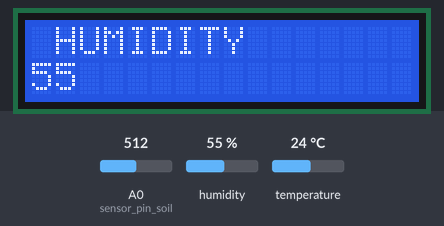
Recording of a sketch running on a simulated Arduino Uno, built with avr-gcc and run on an emulated ATmega328P. Parts: 16×2 character LCD. The test bench sets the inputs (shaded band); at power-on: temperature 24 °C, A0 (sensor_pin_soil) = 512, humidity 55 %. The modem accepts every AT command (registered, SIM ready, sends succeed) and sends nothing else; what the sketch prints to the serial monitor is not drawn.

Above: at 11.2 s.
At 20.5 s:
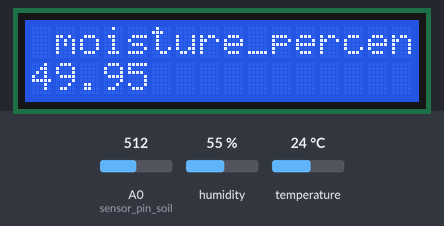
20.6 s: temperature set to 12 °C
At 27.8 s:
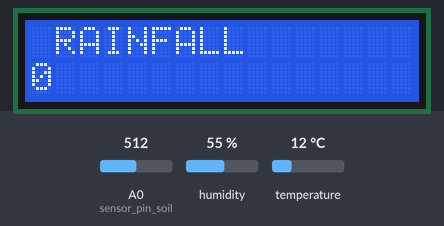
At 38.8 s:
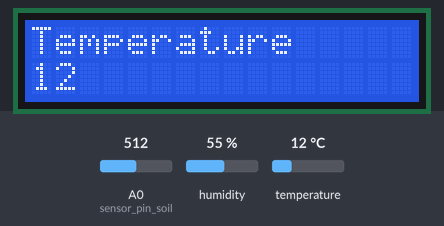
Timing chart, 0 to 40.3 s (numbered marks = the images above; inputs shaded):
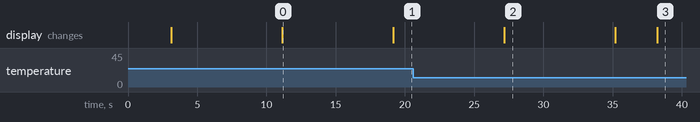

Measured:
- what the display in image 0 shows lasts 8.1 s, from 11.1 s to 19.2 s

The sketch:

main.ino
```cpp
#include <SoftwareSerial.h>
#include <DHT.h>
#include<Wire.h>
#include<LiquidCrystal_I2C.h>
LiquidCrystal_I2C lcd(0x27, 16, 2);

String apiKey = "  ";    // 2737PEGIY2F9413T Edit this CHANNEL API key according to your Account
String Host_Name = "  ";            // Edit Host_Name
String Password = "   ";          // Edit Password

SoftwareSerial ser(3, 2);              // RX, TX
//int i=1;
DHT dht(5, DHT22);              // Initialising Pin and Type of DHT

int sensor_pin_soil = A0;
float moisture_percent_soil;
int sensor_analog;

const byte interruptPin = 13;
volatile boolean checkInterrupt = false;
int numberOfInterrupts = 0;

unsigned long debounceTime = 1000;
unsigned long lastDebounce=0;

void setup()
{
  Serial.begin(115200);                  // enable software serial
  ser.begin(115200);                     // reset ESP8266
  ser.println("AT+RST");               // Resetting ESP8266
  dht.begin();                        // Enabling DHT11
  pinMode(interruptPin, INPUT_PULLUP);
  attachInterrupt(digitalPinToInterrupt(interruptPin), handleInterrupt, FALLING);

lcd.init();//Initializing display
lcd.backlight();

  String cmd1 = "AT+CWMODE";
         cmd1+= "=";
         cmd1+= "3";
  ser.println(cmd1);
  Serial.println(cmd1);

  char inv ='"';
  String cmd = "AT+CWJAP";
       cmd+= "=";
       cmd+= inv;
       cmd+= Host_Name;
       cmd+= inv;
       cmd+= ",";
       cmd+= inv;
       cmd+= Password;
       cmd+= inv;

ser.println(cmd);                    // Connecting ESP8266 to your WiFi Router
Serial.println(cmd);
}

void handleInterrupt() {
  checkInterrupt= true;
}

// the loop

void loop()
{
  int humidity =  dht.readHumidity();             // Reading Humidity Value
  int temperature = dht.readTemperature();        // Reading Temperature Value

  sensor_analog = analogRead(sensor_pin_soil);
  moisture_percent_soil = ( 100 - ( (sensor_analog/1023.00) * 100 ) );
  Serial.print("Moisture Percentage of soil = ");
  Serial.print(moisture_percent_soil);
  Serial.print("%\n\n");
  delay(1000);

  if(checkInterrupt == true && ( (millis() - lastDebounce)  > debounceTime )){

      lastDebounce = millis();
      checkInterrupt = false;
      numberOfInterrupts++;

      Serial.print("Rain detected ");
      Serial.println(numberOfInterrupts);

  }else checkInterrupt = false;

  String state1=String(humidity);                 // Converting them to string
  String state2=String(temperature);              // as to send it through URL
  String state3=String(moisture_percent_soil);
  String state4=String(numberOfInterrupts);

  String cmd = "AT+CIPSTART=\"TCP\",\"";          // Establishing TCP connection
  cmd += "184.106.153.149";                       // api.thingspeak.com
  cmd += "\",80";                                 // port 80

  ser.println(cmd);
  Serial.println(cmd);

 if(ser.find("Error"))
 {
    Serial.println("AT+CIPSTART error");
    return;
 }
String getStr = "GET /update?api_key=";         // prepare GET string
  getStr += apiKey;
  getStr +="&field1=";
  getStr += String(state1);                       // Humidity Data
  getStr +="&field2=";
  getStr += String(state2);                       // Temperature Data
  getStr +="&field3=";
  getStr += String(state3);
  getStr +="&field4=";
  getStr += String(state4);
  getStr += "\r\n\r\n";

  cmd = "AT+CIPSEND=";
  cmd += String(getStr.length());                // Total Length of data

  ser.println(cmd);
  Serial.println(cmd);

  if(ser.find(">"))
  {
    ser.print(getStr);
    Serial.print(getStr);
  }
  else
  {
    ser.println("AT+CIPCLOSE");                  // closing connection
    Serial.println("AT+CIPCLOSE");
  }

 delay(1000);                                  // Update after every 15 seconds

lcd.setCursor(0,0);
lcd.print("Temperature");
lcd.setCursor(0,1);  //Defining positon to write from second row,first column .
lcd.print(temperature);
delay(8000);

lcd.clear();//Clean the screen
lcd.setCursor(0,0);
lcd.print(" HUMIDITY ");
lcd.setCursor(0,1);
lcd.print(humidity);
delay(8000);


lcd.clear();//Clean the screen
lcd.setCursor(0,0);
lcd.print(" moisture_percentage_soil ");
lcd.setCursor(0,1);
lcd.print(moisture_percent_soil);
delay(8000);
lcd.clear();//Clean the screen
lcd.setCursor(0,0);
lcd.print(" RAINFALL ");
lcd.setCursor(0,1);
lcd.print(numberOfInterrupts);
delay(8000);
lcd.clear();

}
```
